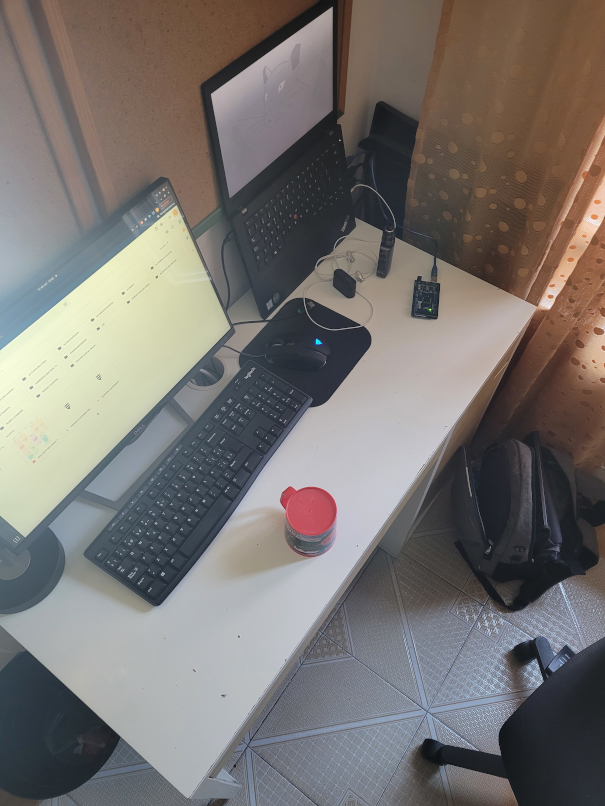
#> input picture REAL ENV/20221012_180211.jpg, 605 x 806 px, given in place of the camera
$ python camera_filter.py
#> lines starting #> are read from the running program, lines starting #| are printed output that depends on the picture; after the words box and inside, x2 and y2 are one past the last pixel; in counts of white or black regions, pixels touching at a corner belong together
import cv2
import sys
import copy
import time
import numpy as np

webcam = cv2.VideoCapture(0)
cX = 0
cY = 0
while True:
	ret,frame=webcam.read()
#> frame is the input picture: shape (806, 605, 3); mean B, G, R 112.5, 115.6, 120.2
	if ret==True:
		image = cv2.cvtColor(frame, cv2.COLOR_BGR2HSV)
#> image: shape (806, 605, 3); mean H, S, V 70.3, 48.1, 127.3
		mask = cv2.inRange(image,(100,100,20),(120,255,250))
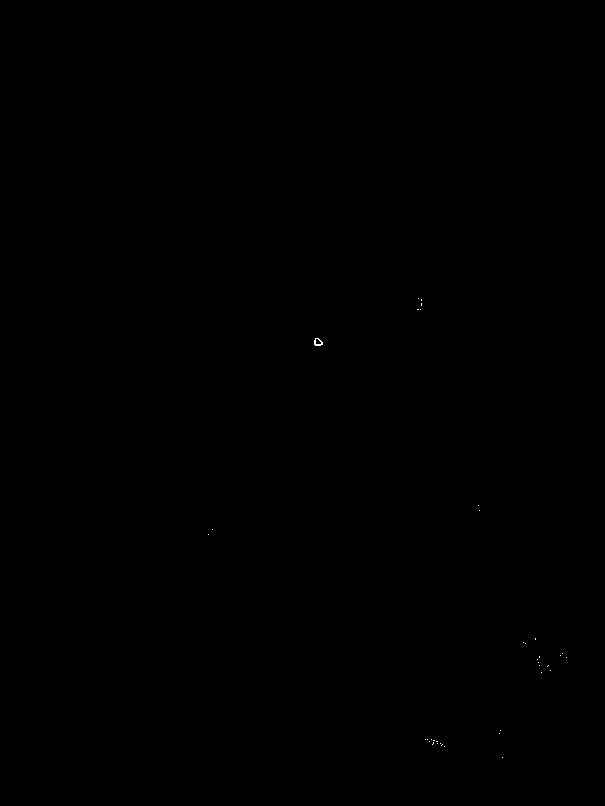
#> mask: shape (806, 605); 0.02% white in thin lines or dots, all inside (x1, y1, x2, y2) = (208, 298, 567, 758)

		(contours, _) = cv2.findContours(mask, cv2.RETR_LIST, cv2.CHAIN_APPROX_SIMPLE)
#> contours = 38 contours, 36 with area under 20; largest, box (x1, y1, x2, y2) and area: (314, 338, 323, 346) 44, (315, 338, 322, 345) 26
		if len(contours) !=0:
			cnt = max(contours, key = cv2.contourArea) # find the biggest contour
#> cnt = contour of 10 points, box (x1, y1, x2, y2) (314, 338, 323, 346), area 44
			M=cv2.moments(cnt) # find the centres
#> M = moments, m00 44.5, centre m10/m00, m01/m00 = (317.6, 341.8)

			cY = tuple(cnt[cnt[:, :, 1].argmin()][0])
#> cY = (315, 338)

			if M["m00"] != 0:
				cX = int(M["m10"]/M["m00"])
#> cX = 317
			else:
				cX = cX

			# frame = cv2.cvtColor(mask, cv2.COLOR_GRAY2BGR) // for dark background
			cv2.circle(frame, (cX, cY[1]), 10, (0,255,0), -1)
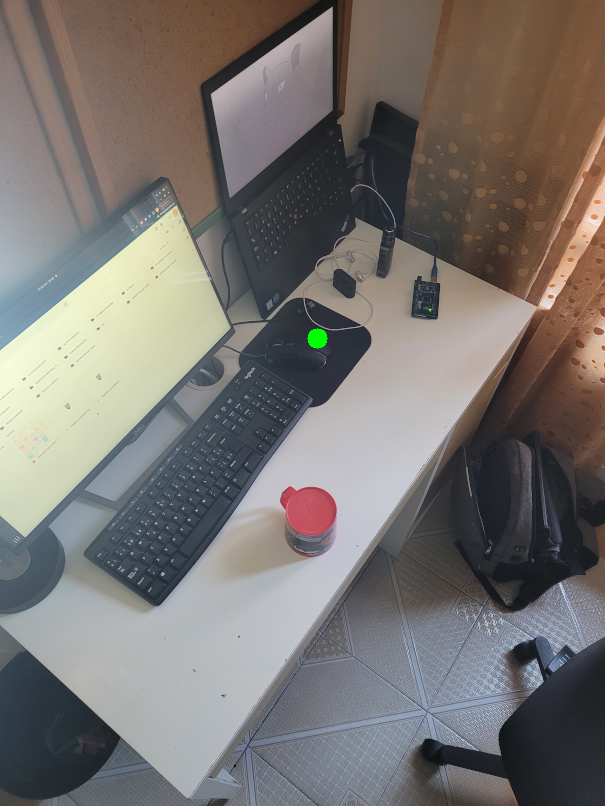
#> frame: shape (806, 605, 3); 0.07% of pixels changed, all inside (x1, y1, x2, y2) = (307, 328, 328, 349)
			cv2.imshow("Webcam",frame)

		Key=cv2.waitKey(1) # 1 ms
#> (key q is pressed here)

	if Key==ord("q"):
		break

webcam.release()
cv2.destroyAllWindows()
